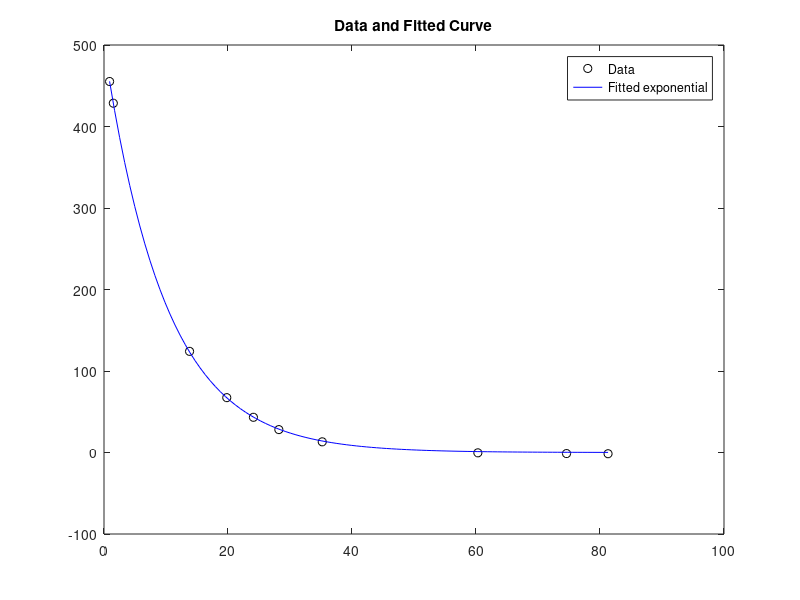

Recreate this plot in MATLAB.
%% input
clear
xdata = [0.9 1.5 13.8 19.8 24.1 28.2 35.2 60.3 74.6 81.3];
ydata = [455.2 428.6 124.1 67.3 43.2 28.1 13.1 -0.4 -1.3 -1.5];

%% model
fun = @(w,xdata)w(1)*exp(w(2)*xdata);

%% curve fit
x0 = [100,-1];
w = lsqcurvefit(fun,x0,xdata,ydata)

%% draw
times = linspace(xdata(1),xdata(end));
plot(xdata,ydata,'ko',times,fun(w,times),'b-')
legend('Data','Fitted exponential')
title('Data and Fitted Curve')